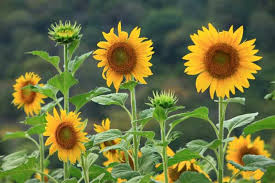
#> input picture dedw.jpg, 275 x 183 px
$ python h.py   (older library calls are emulated)
#> lines starting #> are read from the running program, lines starting #| are printed output that depends on the picture; after the words box and inside, x2 and y2 are one past the last pixel; in counts of white or black regions, pixels touching at a corner belong together
import cv2
import matplotlib.pyplot as plt

# Load image in grayscale
image = cv2.imread('dedw.jpg', 0)
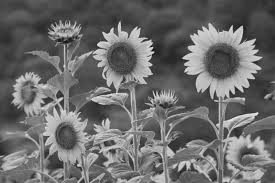
#> image: shape (183, 275); min 2, max 243, mean 107.1

# Apply Canny Edge Detection
edges = cv2.Canny(image, 100, 200)
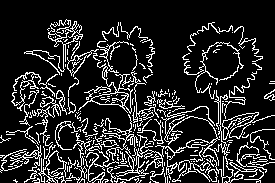
#> edges: shape (183, 275); 15.9% white in thin lines or dots, all inside (x1, y1, x2, y2) = (0, 19, 275, 183)

# Apply Laplacian for Texture Detection
texture = cv2.Laplacian(image, cv2.CV_64F)
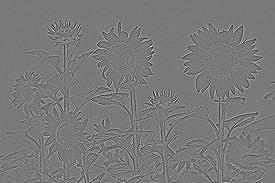
#> texture: shape (183, 275) float64; min -362, max 394, mean 0; drawn with min black and max white

# Display results
titles = ['Original Image', 'Edges', 'Texture']
images = [image, edges, abs(texture)]

for i in range(3):
    plt.subplot(1, 3, i+1)
    plt.title(titles[i])
    plt.imshow(images[i], cmap='gray')
    plt.axis('off')

plt.show()
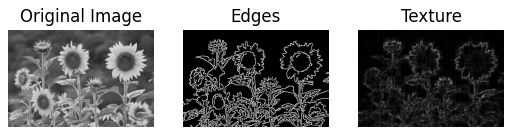
#> figure drawn by matplotlib, 3 panels
